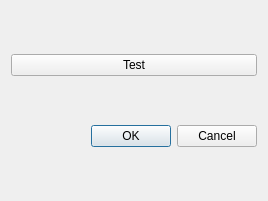
<?xml version="1.0" encoding="UTF-8"?>
<ui version="4.0">
 <class>ZTestDialog</class>
 <widget class="QDialog" name="ZTestDialog">
  <property name="geometry">
   <rect>
    <x>0</x>
    <y>0</y>
    <width>268</width>
    <height>201</height>
   </rect>
  </property>
  <property name="windowTitle">
   <string>Test</string>
  </property>
  <layout class="QVBoxLayout" name="verticalLayout">
   <item>
    <widget class="QPushButton" name="testPushButton">
     <property name="text">
      <string>Test</string>
     </property>
    </widget>
   </item>
   <item>
    <widget class="QDialogButtonBox" name="buttonBox">
     <property name="orientation">
      <enum>Qt::Horizontal</enum>
     </property>
     <property name="standardButtons">
      <set>QDialogButtonBox::Cancel|QDialogButtonBox::Ok</set>
     </property>
    </widget>
   </item>
  </layout>
 </widget>
 <resources/>
 <connections>
  <connection>
   <sender>buttonBox</sender>
   <signal>accepted()</signal>
   <receiver>ZTestDialog</receiver>
   <slot>accept()</slot>
   <hints>
    <hint type="sourcelabel">
     <x>248</x>
     <y>254</y>
    </hint>
    <hint type="destinationlabel">
     <x>157</x>
     <y>274</y>
    </hint>
   </hints>
  </connection>
  <connection>
   <sender>buttonBox</sender>
   <signal>rejected()</signal>
   <receiver>ZTestDialog</receiver>
   <slot>reject()</slot>
   <hints>
    <hint type="sourcelabel">
     <x>316</x>
     <y>260</y>
    </hint>
    <hint type="destinationlabel">
     <x>286</x>
     <y>274</y>
    </hint>
   </hints>
  </connection>
 </connections>
</ui>
